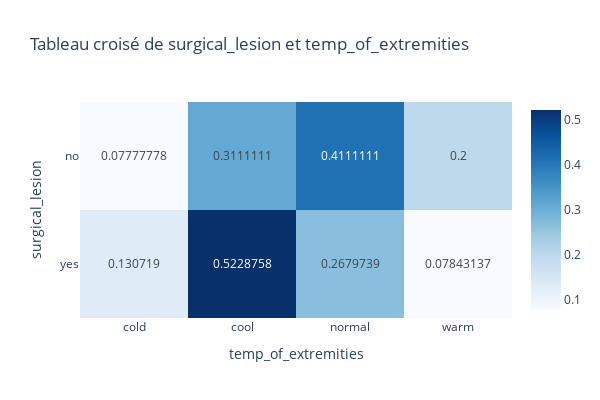

The code cell stored with this chart in its notebook:
### Code cell
# aussi possible avec plotly

import plotly.express as px

fig = px.imshow(pd.crosstab(
    horses.surgical_lesion,
    horses.temp_of_extremities,
    normalize="index" # Normalise par ligne
    ),                text_auto=True,
                color_continuous_scale = 'Blues',
                title='Tableau croisé de surgical_lesion et temp_of_extremities',
                width=600,
                height=400
            )
fig.show()

### Figure 1 — Plotly figure (JSON) as saved in the notebook; plotly's stock layout.template omitted (floating-point values rounded to 4 significant figures)
{"data": [{"coloraxis": "coloraxis", "hovertemplate": "temp_of_extremities: %{x}<br>surgical_lesion: %{y}<br>color: %{z}<extra></extra>", "name": "0", "texttemplate": "%{z}", "type": "heatmap", "x": ["cold", "cool", "normal", "warm"], "xaxis": "x", "y": ["no", "yes"], "yaxis": "y", "z": [[0.07778, 0.3111, 0.4111, 0.2], [0.1307, 0.5229, 0.268, 0.07843]]}], "layout": {"coloraxis": {"colorscale": [[0, "rgb(247,251,255)"], [0.125, "rgb(222,235,247)"], [0.25, "rgb(198,219,239)"], [0.375, "rgb(158,202,225)"], [0.5, "rgb(107,174,214)"], [0.625, "rgb(66,146,198)"], [0.75, "rgb(33,113,181)"], [0.875, "rgb(8,81,156)"], [1, "rgb(8,48,107)"]]}, "height": 400, "title": {"text": "Tableau croisé de surgical_lesion et temp_of_extremities"}, "width": 600, "xaxis": {"anchor": "y", "constrain": "domain", "domain": [0, 1], "scaleanchor": "y", "title": {"text": "temp_of_extremities"}}, "yaxis": {"anchor": "x", "autorange": "reversed", "constrain": "domain", "domain": [0, 1], "title": {"text": "surgical_lesion"}}}}
